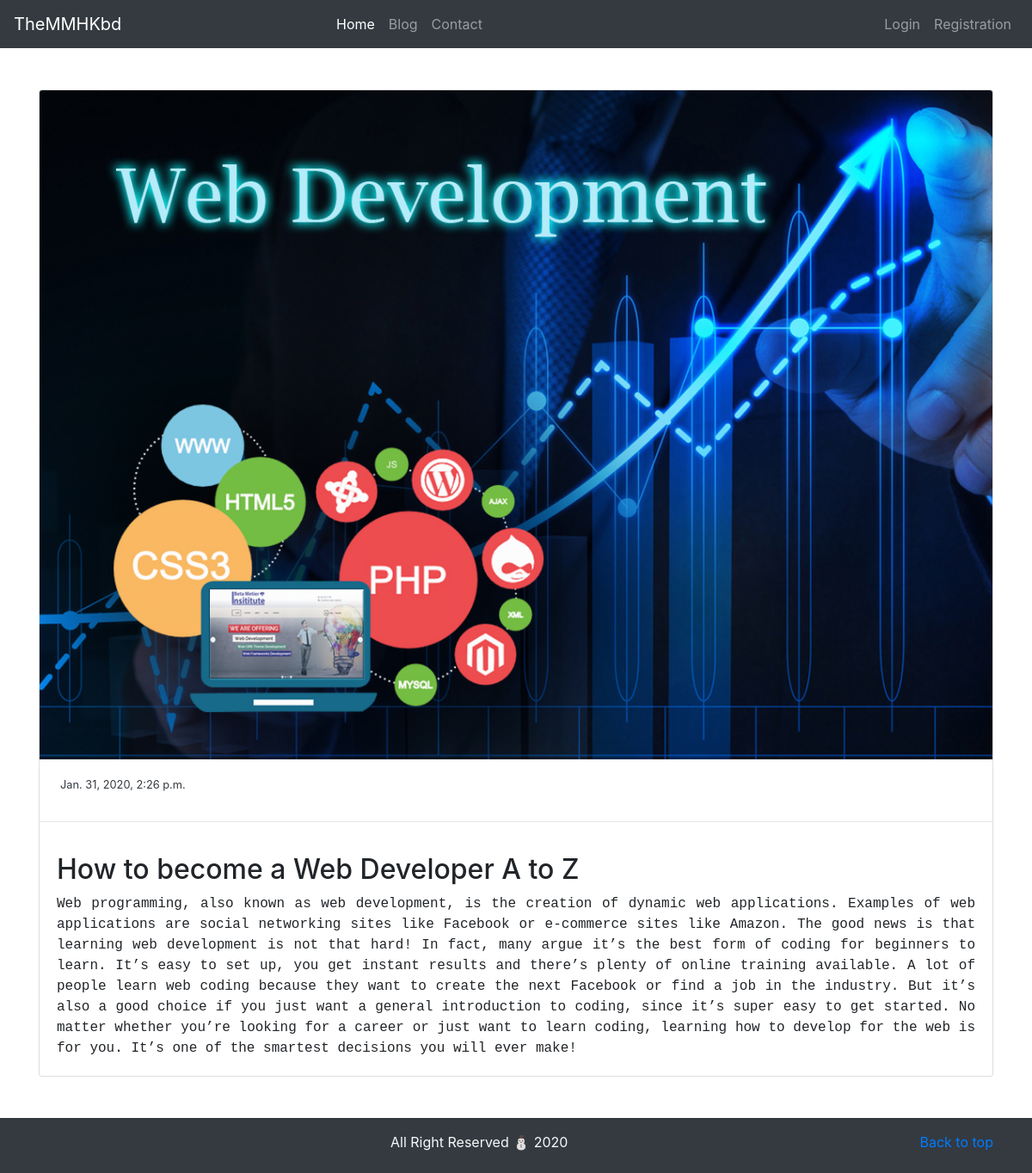
Page /blog/1/ on the committed database.
### blog/models.py (models this page shows, shortened)
class allpost(models.Model):
    img=models.ImageField(upload_to='pimage/')
    ptitle=models.CharField(max_length=150)
    post=models.TextField(max_length=1000)
    up_date=models.DateTimeField()

### blog/views.py (the view)
# urls.py: path('<int:post_id>/',views.details,name='pdetails'),
def details(request,post_id):
    post_view=get_object_or_404(allpost,pk=post_id)
    return render(request,'details.html',{'post_view':post_view})

### blog/templates/details.html
{% extends 'base.html' %}
{% block content %}
<div class="card mb-5 mt-5">
  <img src="{{ post_view.img.url }}" class="card-img-top" alt="...">
    <p class="card-text ml-4 mt-3"><small class="text-dark">{{ post_view.up_date}}</small></p>
    <hr>
  <div class="card-body">
    <h2>{{ post_view.ptitle }}</h2>
    <p class="text-break text-monospace card-text text-justify">{{ post_view.post }}</p>
  </div>
</div>
{% endblock %}

### rows in the picture
allpost: img (picture), up_date "Jan. 31, 2020, 2:26 p.m.", ptitle "How to become a Web Developer A to Z", post "Web programming, also known as web development, is the creation of dynamic web applications. Examples of web applications are social networking sites like Facebook or e-commerce sites like Amazon. The good news is that learning web development is not that hard! In fact, many argue it’s the best form of coding for beginners to learn. It’s easy to set up, you get instant results and there’s plenty of online training available. A lot of people learn web coding because they want to create the next Facebook or find a job in the industry. But it’s also a good choice if you just want a general introduction to coding, since it’s super easy to get started. No matter whether you’re looking for a…"
